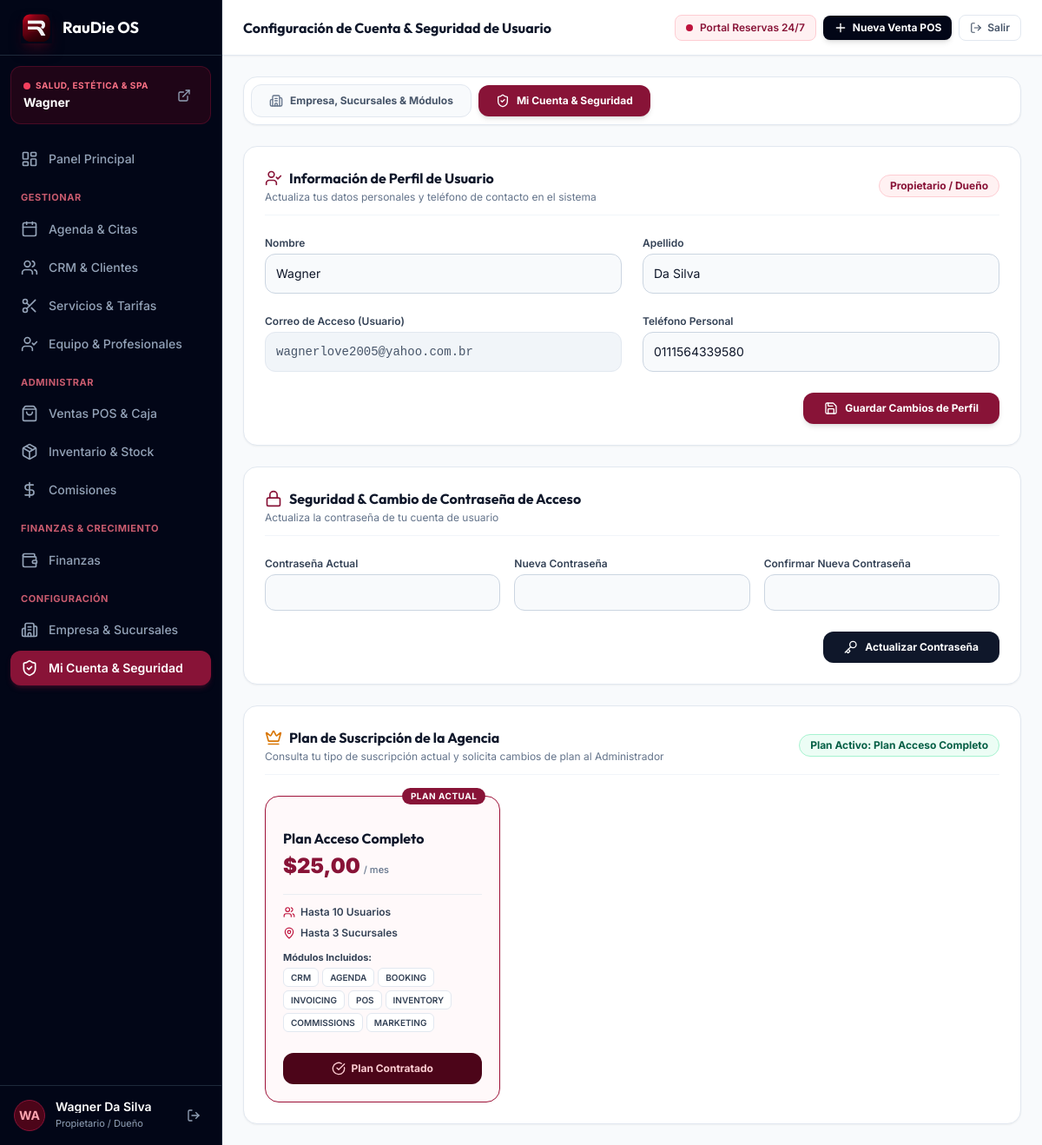
The page /business/config/cuenta/ (signed in) on the database as committed earlier.
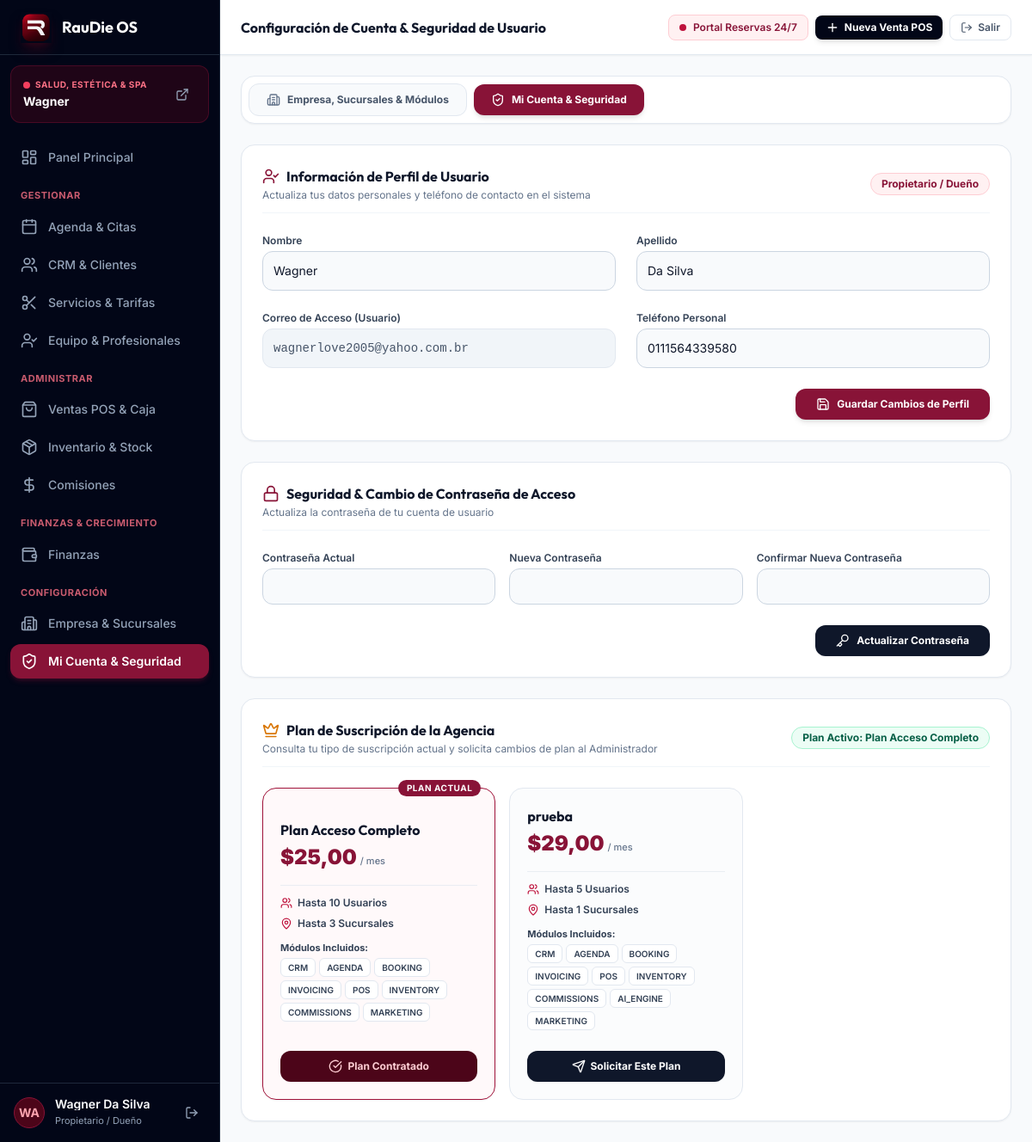
The same page on the database as committed later.
### apps/superadmin/models.py (models this page shows, shortened)
class SubscriptionPlan(TimeStampedModel):
    PLAN_CODE_CHOICES = [
        ('STARTER', 'Plan Inicial (Starter)'),
        ('PRO', 'Plan Profesional (Pro)'),
        ('ENTERPRISE', 'Plan Corporativo (Enterprise)'),
    ]
    name = models.CharField(max_length=100, verbose_name="Nombre del Plan")
    code = models.CharField(max_length=50, choices=PLAN_CODE_CHOICES, unique=True, verbose_name="Código de Plan")
    monthly_price = models.DecimalField(max_digits=10, decimal_places=2, default=Decimal('29.00'), verbose_name="Precio Mensual ($)")
    annual_price = models.DecimalField(max_digits=10, decimal_places=2, default=Decimal('290.00'), verbose_name="Precio Anual ($)")
    max_users = models.IntegerField(default=5, verbose_name="Límite de Usuarios")
    max_branches = models.IntegerField(default=2, verbose_name="Límite de Sucursales")
    included_modules = models.JSONField(default=list, blank=True, verbose_name="Módulos Incluidos")
    show_on_landing = models.BooleanField(default=True, verbose_name="Mostrar en Landing Page / Index")
    is_active = models.BooleanField(default=True, verbose_name="Plan Activo")
    class Meta:
        verbose_name = "Plan de Suscripción"
        verbose_name_plural = "Planes de Suscripción"

### apps/business/views.py (the view, shortened to what this page needs)
# urls.py: path('config/cuenta/', views.user_profile_config_view, name='user_profile_config'),
@login_required(login_url='login')
@ensure_csrf_cookie
def user_profile_config_view(request):
    business = getattr(request, 'current_business', None) or request.user.business
    from apps.superadmin.models import SubscriptionPlan, BusinessSubscription
    subscription = getattr(business, 'subscription', None) if business else None
    available_plans = SubscriptionPlan.objects.filter(is_active=True).order_by('monthly_price')
    return render(request, 'business/config_user.html', {
        'business': business,
        'subscription': subscription,
        'available_plans': available_plans,
    })

### apps/business/context_processors.py (called while the page is built)
def business_context(request):
    business = getattr(request, 'current_business', None)
    if not business and request.user.is_authenticated and getattr(request.user, 'business', None):
        business = request.user.business
    all_module_keys = ['crm', 'agenda', 'booking', 'invoicing', 'pos', 'inventory', 'commissions', 'ai_engine', 'marketing']
    modules_enabled = {}
    if business:
        enabled_list = business.enabled_modules or all_module_keys
        for key in all_module_keys:
            modules_enabled[key] = (key in enabled_list) if enabled_list else True
    else:
        for key in all_module_keys:
            modules_enabled[key] = True
    return {
        'current_business': business,
        'modules_enabled': modules_enabled,
        'business_type_display': business.get_business_type_display() if business else 'Agencia'
    }

### templates/business/config_user.html (shortened to what the changed rows need)
{% extends 'base.html' %}
{% block header_title %}Configuración de Cuenta & Seguridad de Usuario{% endblock %}
{% block content %}
<div class="space-y-6 max-w-4xl mx-auto">
    <div id="subscription-section" class="glass-card bg-white p-6 rounded-2xl space-y-6 border border-slate-200 shadow-sm scroll-mt-6">
        <div class="grid grid-cols-1 md:grid-cols-3 gap-4">
            {% for plan in available_plans %}
            <div class="p-5 rounded-2xl border transition relative flex flex-col justify-between space-y-4 {% if subscription.plan and subscription.plan.id == plan.id %}border-rose-800 bg-rose-50/40 shadow-sm{% elif subscription.pending_plan and subscription.pending_plan.id == plan.id %}border-amber-400 bg-amber-50/50{% else %}border-slate-200 bg-slate-50/60 hover:bg-white hover:border-slate-300{% endif %}">
                {% if subscription.plan and subscription.plan.id == plan.id %}
                <span class="absolute -top-2.5 right-4 px-2.5 py-0.5 bg-rose-900 text-white rounded-full text-[10px] font-bold uppercase tracking-wider">
                    Plan Actual
                </span>
                {% elif subscription.pending_plan and subscription.pending_plan.id == plan.id %}
                <span class="absolute -top-2.5 right-4 px-2.5 py-0.5 bg-amber-600 text-white rounded-full text-[10px] font-bold uppercase tracking-wider">
                    Solicitado
                </span>
                {% endif %}
                <div>
                    <div class="font-display font-bold text-base text-slate-900">{{ plan.name }}</div>
                    <div class="text-xs text-slate-500 mt-1 flex items-baseline gap-1">
                        <span class="text-2xl font-black text-rose-900">${{ plan.monthly_price }}</span>
                        <span class="text-[11px] font-medium text-slate-500">/ mes</span>
                    </div>
                    <div class="mt-4 pt-3 border-t border-slate-200/70 space-y-2 text-xs text-slate-600">
                        <div class="flex items-center gap-1.5 text-slate-700 font-semibold">
                            <i data-lucide="users" class="w-3.5 h-3.5 text-rose-700"></i>
                            <span>Hasta {{ plan.max_users }} Usuarios</span>
                        </div>
                        <div class="flex items-center gap-1.5 text-slate-700 font-semibold">
                            <i data-lucide="map-pin" class="w-3.5 h-3.5 text-rose-700"></i>
                            <span>Hasta {{ plan.max_branches }} Sucursales</span>
                        </div>
                        <div class="pt-1">
                            <span class="text-[11px] font-bold text-slate-700 block mb-1">Módulos Incluidos:</span>
                            <div class="flex flex-wrap gap-1">
                                {% for mod_code in plan.included_modules %}
                                <span class="px-2 py-0.5 rounded-md bg-white border border-slate-200 text-[10px] font-semibold text-slate-700">
                                    {{ mod_code|upper }}
                                </span>
                                {% endfor %}
                            </div>
                        </div>
                    </div>
                </div>
                <div class="pt-2">
                    {% if subscription.plan and subscription.plan.id == plan.id %}
                    <button type="button" disabled class="w-full py-2.5 rounded-xl bg-rose-950 text-rose-200 font-bold text-xs cursor-default flex items-center justify-center gap-1.5">
                        <i data-lucide="check-circle" class="w-4 h-4"></i> Plan Contratado
                    </button>
                    {% elif subscription.pending_plan and subscription.pending_plan.id == plan.id %}
                    <button type="button" disabled class="w-full py-2.5 rounded-xl bg-amber-200 text-amber-900 font-bold text-xs cursor-default flex items-center justify-center gap-1.5">
                        <i data-lucide="clock" class="w-4 h-4"></i> Pendiente de Aprobación
                    </button>
                    {% else %}
                    <form method="POST" action="{% url 'user_profile_config' %}">
                        <button type="submit" class="w-full py-2.5 rounded-xl bg-slate-900 hover:bg-slate-800 text-white font-bold text-xs transition shadow-sm flex items-center justify-center gap-1.5 cursor-pointer">
                            <i data-lucide="send" class="w-4 h-4"></i> Solicitar Este Plan
                        </button>
                    </form>
                    {% endif %}
                </div>
            </div>
            {% endfor %}
        </div>
    </div>
</div>
{% endblock %}

Rows that differ between the two databases and show on the page:
added SubscriptionPlan: name "prueba", monthly_price "29,00", max_users "5", max_branches "1", included_modules "CRM" "AGENDA" "BOOKING" "INVOICING" "POS" "INVENTORY" "COMMISSIONS" "AI_ENGINE" "MARKETING"
